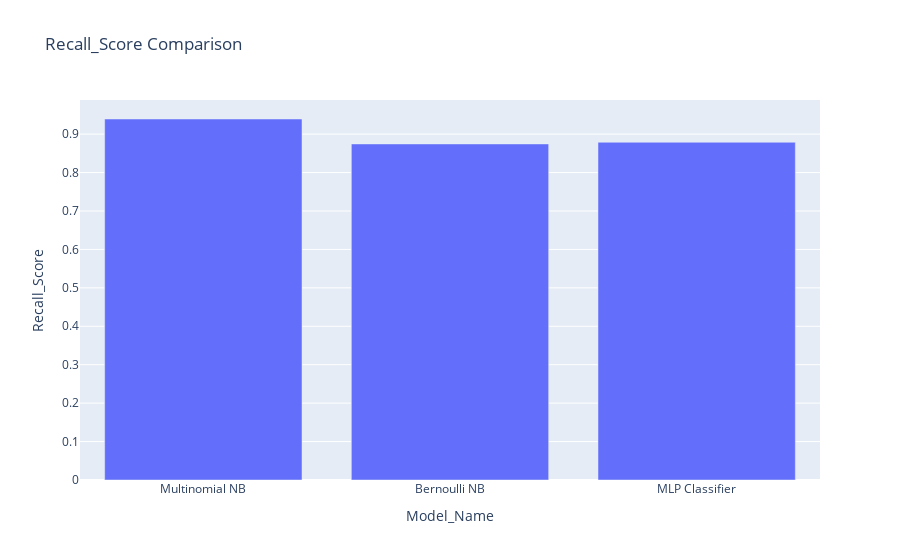

The notebook cell saved with this chart:
### Code cell
fig = px.bar(compare_df,x="Model_Name",y="Recall_Score",title="Recall_Score Comparison",)
fig.update_traces(textfont_size=12, textangle=0, textposition="outside", cliponaxis=False)

### Figure 1 — Plotly figure (JSON) as saved in the notebook; plotly's stock layout.template omitted (floating-point values rounded to 4 significant figures)
{"data": [{"alignmentgroup": "True", "cliponaxis": false, "hovertemplate": "Model_Name=%{x}<br>Recall_Score=%{y}<extra></extra>", "legendgroup": "", "marker": {"color": "#636efa", "pattern": {"shape": ""}}, "name": "", "offsetgroup": "", "orientation": "v", "showlegend": false, "textangle": 0, "textfont": {"size": 12}, "textposition": "outside", "type": "bar", "x": ["Multinomial NB", "Bernoulli NB", "MLP Classifier"], "xaxis": "x", "y": [0.9394, 0.8745, 0.8788], "yaxis": "y"}], "layout": {"barmode": "relative", "legend": {"tracegroupgap": 0}, "title": {"text": "Recall_Score Comparison"}, "xaxis": {"anchor": "y", "domain": [0, 1], "title": {"text": "Model_Name"}}, "yaxis": {"anchor": "x", "domain": [0, 1], "title": {"text": "Recall_Score"}}}}
